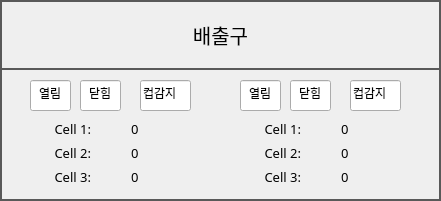
      <widget class="QFrame" name="FRAME_OUTLET">
       <property name="geometry">
        <rect>
         <x>680</x>
         <y>710</y>
         <width>441</width>
         <height>201</height>
        </rect>
       </property>
       <property name="styleSheet">
        <string notr="true">QFrame { 
   border: 2px solid #595959 
} 
QLabel {
	font: 10pt &quot;함초롬돋움&quot;;
}
QPushButton {
	border:2px solid #595959;
	font: 15pt &quot;함초롬돋움&quot;; 
}
QLineEdit {
	font: 10pt &quot;함초롬돋움&quot;;
}</string>
       </property>
       <property name="frameShape">
        <enum>QFrame::StyledPanel</enum>
       </property>
       <property name="frameShadow">
        <enum>QFrame::Raised</enum>
       </property>
       <widget class="QPushButton" name="BTN_DEV_INFO_OUTLET">
        <property name="geometry">
         <rect>
          <x>0</x>
          <y>0</y>
          <width>441</width>
          <height>70</height>
         </rect>
        </property>
        <property name="font">
         <font>
          <family>함초롬돋움</family>
          <pointsize>15</pointsize>
          <weight>50</weight>
          <italic>false</italic>
          <bold>false</bold>
         </font>
        </property>
        <property name="text">
         <string>배출구</string>
        </property>
       </widget>
       <widget class="QLineEdit" name="LE_OUTLET_M_1_DOOR_OPEN">
        <property name="geometry">
         <rect>
          <x>30</x>
          <y>80</y>
          <width>41</width>
          <height>31</height>
         </rect>
        </property>
        <property name="text">
         <string>열림</string>
        </property>
        <property name="alignment">
         <set>Qt::AlignCenter</set>
        </property>
        <property name="readOnly">
         <bool>true</bool>
        </property>
       </widget>
       <widget class="QLineEdit" name="LE_OUTLET_M_1_DOOR_CLOSE">
        <property name="geometry">
         <rect>
          <x>80</x>
          <y>80</y>
          <width>41</width>
          <height>31</height>
         </rect>
        </property>
        <property name="text">
         <string>닫힘</string>
        </property>
        <property name="alignment">
         <set>Qt::AlignCenter</set>
        </property>
        <property name="readOnly">
         <bool>true</bool>
        </property>
       </widget>
       <widget class="QLineEdit" name="LE_OUTLET_M_1_CUP_DETECT">
        <property name="geometry">
         <rect>
          <x>140</x>
          <y>80</y>
          <width>51</width>
          <height>31</height>
         </rect>
        </property>
        <property name="text">
         <string>컵감지</string>
        </property>
        <property name="readOnly">
         <bool>true</bool>
        </property>
       </widget>
       <widget class="QLineEdit" name="LE_OUTLET_M_2_DOOR_OPEN">
        <property name="geometry">
         <rect>
          <x>240</x>
          <y>80</y>
          <width>41</width>
          <height>31</height>
         </rect>
        </property>
        <property name="text">
         <string>열림</string>
        </property>
        <property name="alignment">
         <set>Qt::AlignCenter</set>
        </property>
        <property name="readOnly">
         <bool>true</bool>
        </property>
       </widget>
       <widget class="QLineEdit" name="LE_OUTLET_M_2_DOOR_CLOSE">
        <property name="geometry">
         <rect>
          <x>290</x>
          <y>80</y>
          <width>41</width>
          <height>31</height>
         </rect>
        </property>
        <property name="text">
         <string>닫힘</string>
        </property>
        <property name="alignment">
         <set>Qt::AlignCenter</set>
        </property>
        <property name="readOnly">
         <bool>true</bool>
        </property>
       </widget>
       <widget class="QLineEdit" name="LE_OUTLET_M_2_CUP_DETECT">
        <property name="geometry">
         <rect>
          <x>350</x>
          <y>80</y>
          <width>51</width>
          <height>31</height>
         </rect>
        </property>
        <property name="text">
         <string>컵감지</string>
        </property>
        <property name="readOnly">
         <bool>true</bool>
        </property>
       </widget>
       <widget class="QWidget" name="layoutWidget">
        <property name="geometry">
         <rect>
          <x>30</x>
          <y>120</y>
          <width>161</width>
          <height>65</height>
         </rect>
        </property>
        <layout class="QGridLayout" name="gridLayout_7">
         <property name="horizontalSpacing">
          <number>40</number>
         </property>
         <item row="0" column="0">
          <widget class="QLabel" name="label_21">
           <property name="font">
            <font>
             <family>함초롬돋움</family>
             <pointsize>10</pointsize>
             <weight>50</weight>
             <italic>false</italic>
             <bold>false</bold>
            </font>
           </property>
           <property name="styleSheet">
            <string notr="true">QLabel{ 
   border: 0px solid
} </string>
           </property>
           <property name="text">
            <string>Cell 1:</string>
           </property>
           <property name="alignment">
            <set>Qt::AlignRight|Qt::AlignTrailing|Qt::AlignVCenter</set>
           </property>
          </widget>
         </item>
         <item row="0" column="1">
          <widget class="QLabel" name="LB_OUTLET_M_1_CELL_1">
           <property name="font">
            <font>
             <family>함초롬돋움</family>
             <pointsize>10</pointsize>
             <weight>50</weight>
             <italic>false</italic>
             <bold>false</bold>
            </font>
           </property>
           <property name="styleSheet">
            <string notr="true">QLabel{ 
   border: 0px solid
} </string>
           </property>
           <property name="text">
            <string>0</string>
           </property>
           <property name="alignment">
            <set>Qt::AlignLeading|Qt::AlignLeft|Qt::AlignVCenter</set>
           </property>
          </widget>
         </item>
         <item row="1" column="0">
          <widget class="QLabel" name="label_22">
           <property name="font">
            <font>
             <family>함초롬돋움</family>
             <pointsize>10</pointsize>
             <weight>50</weight>
             <italic>false</italic>
             <bold>false</bold>
            </font>
           </property>
           <property name="styleSheet">
            <string notr="true">QLabel{ 
   border: 0px solid
} </string>
           </property>
           <property name="text">
            <string>Cell 2:</string>
           </property>
           <property name="alignment">
            <set>Qt::AlignRight|Qt::AlignTrailing|Qt::AlignVCenter</set>
           </property>
          </widget>
         </item>
         <item row="1" column="1">
          <widget class="QLabel" name="LB_OUTLET_M_1_CELL_2">
           <property name="font">
            <font>
             <family>함초롬돋움</family>
             <pointsize>10</pointsize>
             <weight>50</weight>
             <italic>false</italic>
             <bold>false</bold>
            </font>
           </property>
           <property name="styleSheet">
            <string notr="true">QLabel{ 
   border: 0px solid
} </string>
           </property>
           <property name="text">
            <string>0</string>
           </property>
           <property name="alignment">
            <set>Qt::AlignLeading|Qt::AlignLeft|Qt::AlignVCenter</set>
           </property>
          </widget>
         </item>
         <item row="2" column="0">
          <widget class="QLabel" name="label_23">
           <property name="font">
            <font>
             <family>함초롬돋움</family>
             <pointsize>10</pointsize>
             <weight>50</weight>
             <italic>false</italic>
             <bold>false</bold>
            </font>
           </property>
           <property name="styleSheet">
            <string notr="true">QLabel{ 
   border: 0px solid
} </string>
           </property>
           <property name="text">
            <string>Cell 3:</string>
           </property>
           <property name="alignment">
            <set>Qt::AlignRight|Qt::AlignTrailing|Qt::AlignVCenter</set>
           </property>
          </widget>
         </item>
         <item row="2" column="1">
          <widget class="QLabel" name="LB_OUTLET_M_1_CELL_3">
           <property name="font">
            <font>
             <family>함초롬돋움</family>
             <pointsize>10</pointsize>
             <weight>50</weight>
             <italic>false</italic>
             <bold>false</bold>
            </font>
           </property>
           <property name="styleSheet">
            <string notr="true">QLabel{ 
   border: 0px solid
} </string>
           </property>
           <property name="text">
            <string>0</string>
           </property>
           <property name="alignment">
            <set>Qt::AlignLeading|Qt::AlignLeft|Qt::AlignVCenter</set>
           </property>
          </widget>
         </item>
        </layout>
       </widget>
       <widget class="QWidget" name="layoutWidget">
        <property name="geometry">
         <rect>
          <x>240</x>
          <y>120</y>
          <width>161</width>
          <height>65</height>
         </rect>
        </property>
        <layout class="QGridLayout" name="gridLayout_8">
         <property name="horizontalSpacing">
          <number>40</number>
         </property>
         <item row="0" column="0">
          <widget class="QLabel" name="label_24">
           <property name="font">
            <font>
             <family>함초롬돋움</family>
             <pointsize>10</pointsize>
             <weight>50</weight>
             <italic>false</italic>
             <bold>false</bold>
            </font>
           </property>
           <property name="styleSheet">
            <string notr="true">QLabel{ 
   border: 0px solid
} </string>
           </property>
           <property name="text">
            <string>Cell 1:</string>
           </property>
           <property name="alignment">
            <set>Qt::AlignRight|Qt::AlignTrailing|Qt::AlignVCenter</set>
           </property>
          </widget>
         </item>
         <item row="0" column="1">
          <widget class="QLabel" name="LB_OUTLET_M_2_CELL_1">
           <property name="font">
            <font>
             <family>함초롬돋움</family>
             <pointsize>10</pointsize>
             <weight>50</weight>
             <italic>false</italic>
             <bold>false</bold>
            </font>
           </property>
           <property name="styleSheet">
            <string notr="true">QLabel{ 
   border: 0px solid
} </string>
           </property>
           <property name="text">
            <string>0</string>
           </property>
           <property name="alignment">
            <set>Qt::AlignLeading|Qt::AlignLeft|Qt::AlignVCenter</set>
           </property>
          </widget>
         </item>
         <item row="1" column="0">
          <widget class="QLabel" name="label_25">
           <property name="font">
            <font>
             <family>함초롬돋움</family>
             <pointsize>10</pointsize>
             <weight>50</weight>
             <italic>false</italic>
             <bold>false</bold>
            </font>
           </property>
           <property name="styleSheet">
            <string notr="true">QLabel{ 
   border: 0px solid
} </string>
           </property>
           <property name="text">
            <string>Cell 2:</string>
           </property>
           <property name="alignment">
            <set>Qt::AlignRight|Qt::AlignTrailing|Qt::AlignVCenter</set>
           </property>
          </widget>
         </item>
         <item row="1" column="1">
          <widget class="QLabel" name="LB_OUTLET_M_2_CELL_2">
           <property name="font">
            <font>
             <family>함초롬돋움</family>
             <pointsize>10</pointsize>
             <weight>50</weight>
             <italic>false</italic>
             <bold>false</bold>
            </font>
           </property>
           <property name="styleSheet">
            <string notr="true">QLabel{ 
   border: 0px solid
} </string>
           </property>
           <property name="text">
            <string>0</string>
           </property>
           <property name="alignment">
            <set>Qt::AlignLeading|Qt::AlignLeft|Qt::AlignVCenter</set>
           </property>
          </widget>
         </item>
         <item row="2" column="0">
          <widget class="QLabel" name="label_26">
           <property name="font">
            <font>
             <family>함초롬돋움</family>
             <pointsize>10</pointsize>
             <weight>50</weight>
             <italic>false</italic>
             <bold>false</bold>
            </font>
           </property>
           <property name="styleSheet">
            <string notr="true">QLabel{ 
   border: 0px solid
} </string>
           </property>
           <property name="text">
            <string>Cell 3:</string>
           </property>
           <property name="alignment">
            <set>Qt::AlignRight|Qt::AlignTrailing|Qt::AlignVCenter</set>
           </property>
          </widget>
         </item>
         <item row="2" column="1">
          <widget class="QLabel" name="LB_OUTLET_M_2_CELL_3">
           <property name="font">
            <font>
             <family>함초롬돋움</family>
             <pointsize>10</pointsize>
             <weight>50</weight>
             <italic>false</italic>
             <bold>false</bold>
            </font>
           </property>
           <property name="styleSheet">
            <string notr="true">QLabel{ 
   border: 0px solid
} </string>
           </property>
           <property name="text">
            <string>0</string>
           </property>
           <property name="alignment">
            <set>Qt::AlignLeading|Qt::AlignLeft|Qt::AlignVCenter</set>
           </property>
          </widget>
         </item>
        </layout>
       </widget>
      </widget>
